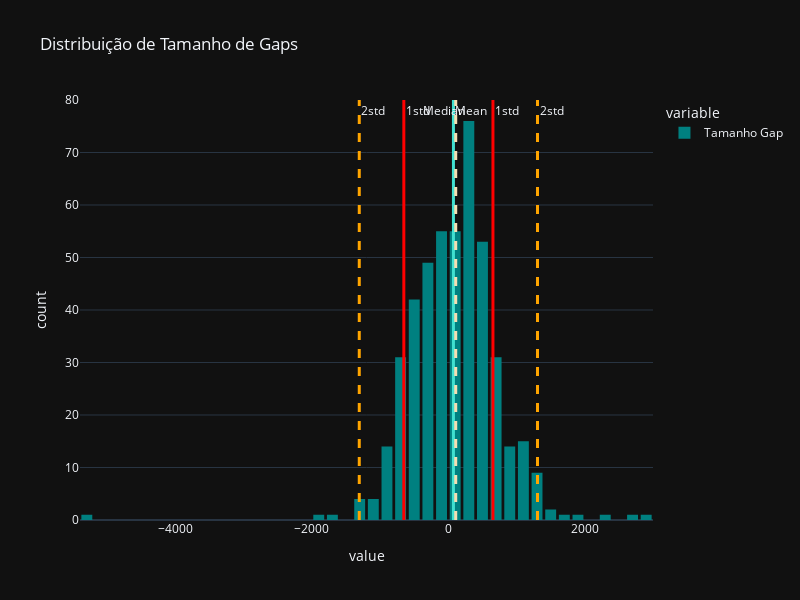

Notebook code cell kept with this figure:
### Code cell
import plotly.express as px
df = pd.DataFrame(list(tamanho_gaps), columns=['Tamanho Gap'])
fig = px.histogram(df, nbins=50, color_discrete_sequence=['teal'], title="Distribuição de Tamanho de Gaps")

mean = df.mean()[0]
median = df.median()[0]
std = df.std()[0]
lower_std = - std
fig.add_vline(x=mean, line_width=3, line_dash="solid", line_color='turquoise', annotation_text='Mean')
fig.add_vline(x=median, line_width=3, line_dash="dash", line_color="wheat",annotation_text='Median', annotation_x=-400)

fig.add_vline(x=std, line_width=3, line_dash="solid", line_color='red', annotation_text='1std')
fig.add_vline(x=lower_std, line_width=3, line_dash="solid", line_color='red', annotation_text='1std')

fig.add_vline(x=2*std, line_width=3, line_dash="dash", line_color='orange', annotation_text='2std')
fig.add_vline(x=2*lower_std, line_width=3, line_dash="dash", line_color='orange', annotation_text='2std')

fig.update_layout(bargap=0.2, width=800, height=600)
fig.update_layout(template = 'plotly_dark')
#, annotation_x=0.8993)
fig.show()

### Figure 1 — Plotly figure (JSON) as saved in the notebook; plotly's stock layout.template omitted (floating-point values rounded to 4 significant figures; data arrays with more than 128 entries replaced by an {"elided": "..."} marker saying what was removed)
{"data": [{"alignmentgroup": "True", "bingroup": "x", "hovertemplate": "variable=Tamanho Gap<br>value=%{x}<br>count=%{y}<extra></extra>", "legendgroup": "Tamanho Gap", "marker": {"color": "teal", "pattern": {"shape": ""}}, "name": "Tamanho Gap", "nbinsx": 50, "offsetgroup": "Tamanho Gap", "orientation": "v", "showlegend": true, "type": "histogram", "x": {"elided": "462 int values"}, "xaxis": "x", "yaxis": "y"}], "layout": {"annotations": [{"showarrow": false, "text": "Mean", "x": 74.05, "xanchor": "left", "xref": "x", "y": 1, "yanchor": "top", "yref": "y domain"}, {"showarrow": false, "text": "Median", "x": -400, "xanchor": "left", "xref": "x", "y": 1, "yanchor": "top", "yref": "y domain"}, {"showarrow": false, "text": "1std", "x": 653.2, "xanchor": "left", "xref": "x", "y": 1, "yanchor": "top", "yref": "y domain"}, {"showarrow": false, "text": "1std", "x": -653.2, "xanchor": "left", "xref": "x", "y": 1, "yanchor": "top", "yref": "y domain"}, {"showarrow": false, "text": "2std", "x": 1306.0, "xanchor": "left", "xref": "x", "y": 1, "yanchor": "top", "yref": "y domain"}, {"showarrow": false, "text": "2std", "x": -1306.0, "xanchor": "left", "xref": "x", "y": 1, "yanchor": "top", "yref": "y domain"}], "bargap": 0.2, "barmode": "relative", "height": 600, "legend": {"title": {"text": "variable"}, "tracegroupgap": 0}, "shapes": [{"line": {"color": "turquoise", "dash": "solid", "width": 3}, "type": "line", "x0": 74.05, "x1": 74.05, "xref": "x", "y0": 0, "y1": 1, "yref": "y domain"}, {"line": {"color": "wheat", "dash": "dash", "width": 3}, "type": "line", "x0": 107.5, "x1": 107.5, "xref": "x", "y0": 0, "y1": 1, "yref": "y domain"}, {"line": {"color": "red", "dash": "solid", "width": 3}, "type": "line", "x0": 653.2, "x1": 653.2, "xref": "x", "y0": 0, "y1": 1, "yref": "y domain"}, {"line": {"color": "red", "dash": "solid", "width": 3}, "type": "line", "x0": -653.2, "x1": -653.2, "xref": "x", "y0": 0, "y1": 1, "yref": "y domain"}, {"line": {"color": "orange", "dash": "dash", "width": 3}, "type": "line", "x0": 1306.0, "x1": 1306.0, "xref": "x", "y0": 0, "y1": 1, "yref": "y domain"}, {"line": {"color": "orange", "dash": "dash", "width": 3}, "type": "line", "x0": -1306.0, "x1": -1306.0, "xref": "x", "y0": 0, "y1": 1, "yref": "y domain"}], "title": {"text": "Distribuição de Tamanho de Gaps"}, "width": 800, "xaxis": {"anchor": "y", "domain": [0, 1], "title": {"text": "value"}}, "yaxis": {"anchor": "x", "domain": [0, 1], "title": {"text": "count"}}}}
